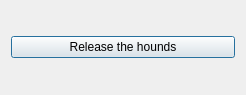
<?xml version="1.0" encoding="UTF-8"?>
<ui version="4.0">
 <class>Dialog</class>
 <widget class="QDialog" name="Dialog">
  <property name="geometry">
   <rect>
    <x>0</x>
    <y>0</y>
    <width>246</width>
    <height>95</height>
   </rect>
  </property>
  <property name="windowTitle">
   <string>Dialog</string>
  </property>
  <layout class="QHBoxLayout" name="horizontalLayout">
   <item>
    <widget class="QPushButton" name="pushButton">
     <property name="text">
      <string>Release the hounds</string>
     </property>
    </widget>
   </item>
  </layout>
 </widget>
 <layoutdefault spacing="6" margin="11"/>
 <resources/>
 <connections/>
</ui>
